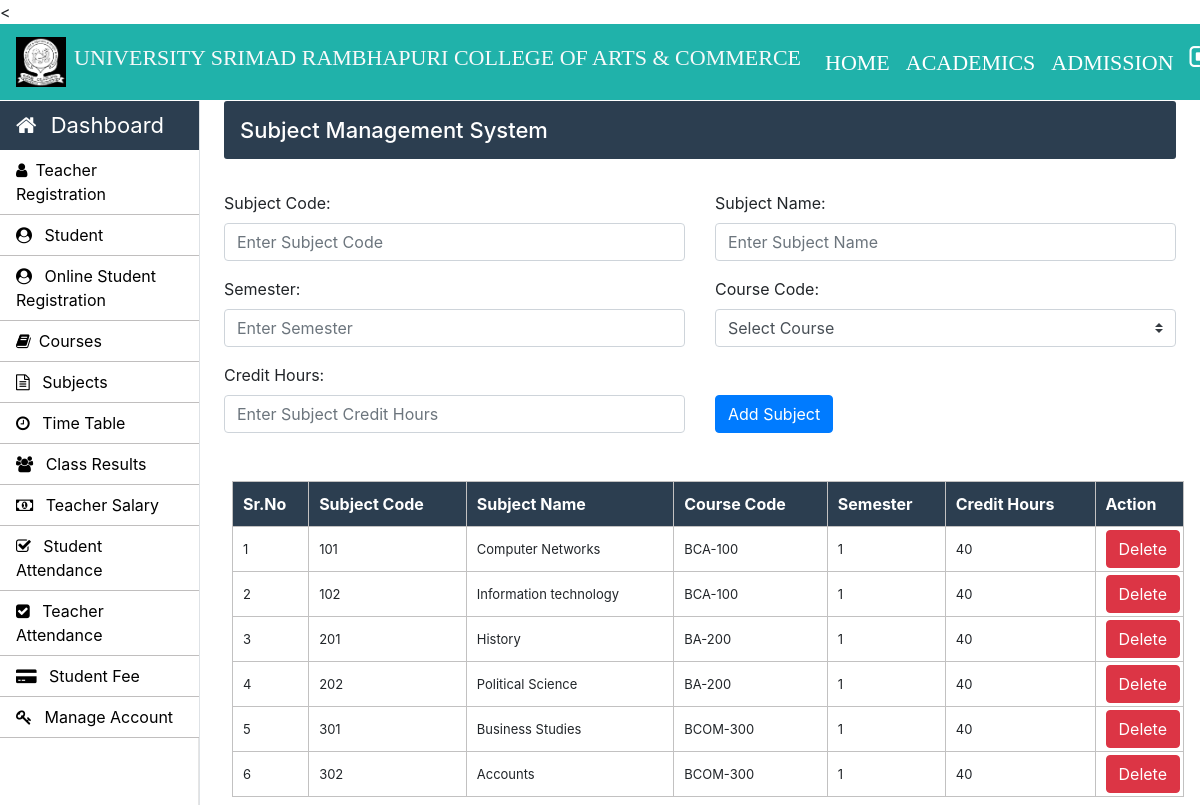
/Admin/subjects.php (signed in), run on the app's committed database.
### tables this page shows
CREATE TABLE `course_subjects` (
  `subject_code` varchar(10) NOT NULL,
  `subject_name` varchar(50) NOT NULL,
  `course_code` varchar(10) NOT NULL,
  `semester` int(10) NOT NULL,
  `credit_hours` int(5) NOT NULL
);

### Admin/subjects.php (the view, shortened to what this page needs)
<?php
		require_once "../connection/connection.php";
	?>
<!doctype html>
<html lang="en">
	<head>
	</head>
	<body>
		<?php include('../common/common-header.php') ?>
		<?php include('../common/admin-sidebar.php') ?>
		<main role="main" class="col-xl-10 col-lg-9 col-md-8 ml-sm-auto px-md-4 mb-2 w-100">
			<div class="sub-main">
				<div class="bar-margin text-center d-flex flex-wrap flex-md-nowrap pt-3 pb-2 mb-3 text-white admin-dashboard pl-3">
					<h4>Subject Management System </h4>
				</div>
				<div class="row">
					<div class="col-md-12">
						<form action="subjects.php" method="post">
							<div class="row mt-3">
								<div class="col-md-6">
									<div class="form-group">
										<label for="exampleInputEmail1">Subject Code: </label>
										<input type="text" name="subject_code" class="form-control" required placeholder="Enter Subject Code" required>
									</div>
								</div>
								<div class="col-md-6">
									<div class="form-group">
										<label for="exampleInputPassword1">Subject Name:</label>
										<input type="text" name="subject_name" class="form-control" required placeholder="Enter Subject Name" required>
									</div>
								</div>
							</div>
							<div class="row">
								<div class="col-md-6">
									<div class="form-group">
										<label for="exampleInputPassword1">Semester:</label>
										<input type="text" name="semester" class="form-control" required placeholder="Enter Semester" required>
									</div>
								</div>
								<div class="col-md-6">
									<div class="form-group">
										<label for="exampleInputEmail1">Course Code:</label>
										<select class="browser-default custom-select" name="course_code">
											<option >Select Course</option>
										</select>
									</div>
								</div>
							</div>
							<div class="row">
								<div class="col-md-6">
									<div class="form-group">
										<label for="exampleInputPassword1">Credit Hours:</label>
										<input type="number" name="credit_hours" class="form-control"  placeholder="Enter Subject Credit Hours" required>
									</div>
								</div>
								<div class="col-md-6 mt-4">
									<div class="form-group pt-2">
										<input type="submit" name="sub" value="Add Subject" class="btn btn-primary">
									</div>
								</div>
							</div>
						</form>
					</div>
				</div>
				<div class="row">
					<div class="col-md-12 ml-2">
						<section class="mt-3">
							<table class="w-100 table-elements table-three-tr" cellpadding="3">
								<tr class="table-tr-head table-three text-white">
									<th>Sr.No</th>
									<th>Subject Code</th>
									<th>Subject Name</th>
									<th>Course Code</th>
									<th>Semester</th>
									<th>Credit Hours</th>
									<th>Action</th>
								</tr>
								<?php
									$sr=1;
									$query="select subject_code,subject_name,course_code,semester,credit_hours from course_subjects";
									$run=mysqli_query($con,$query);
									while($row=mysqli_fetch_array($run)) {
									echo	"<tr>";
									echo	"<td>".$sr++."</td>";
									echo	"<td>".$row['subject_code']."</td>";
									echo	"<td>".$row['subject_name']."</td>";
									echo	"<td>".$row['course_code']."</td>";
									echo	"<td>".$row['semester']."</td>";
									echo	"<td>".$row['credit_hours']."</td>";
									echo	"<td width='20'><a class='btn btn-danger' href=delete-function.php?subject_code=".$row['subject_code'].">Delete</a></td>";
									echo	"</tr>";
									}
								?>
							</table>
						</section>
					</div>
				</div>
			</div>
		</main>
	</body>
</html>

### Css/style.css (style rules this page uses)
h4 { font-size: 22px; }
.admin-dashboard { margin-top: 1px !important; background: #2c3e50 !important; border-radius: 3px; }
.table-elements tr, td, th { font-size: 13px; border: 1px solid rgb(194, 193, 193); padding-left: 10px !important; }
.table-three { background: #2c3e50 !important; }
.table-tr-head { height: 45px !important; padding: 10px !important; margin-top: 5px !important; }
.table-font-for-transcript td, th { font-size: 16px !important; }

### data on the page
course_subjects: subject_code "101", subject_name "Computer Networks", course_code "BCA-100", semester "1", credit_hours "40"
course_subjects: subject_code "102", subject_name "Information technology", course_code "BCA-100", semester "1", credit_hours "40"
course_subjects: subject_code "201", subject_name "History", course_code "BA-200", semester "1", credit_hours "40"
course_subjects: subject_code "202", subject_name "Political Science", course_code "BA-200", semester "1", credit_hours "40"
course_subjects: subject_code "301", subject_name "Business Studies", course_code "BCOM-300", semester "1", credit_hours "40"
course_subjects: subject_code "302", subject_name "Accounts", course_code "BCOM-300", semester "1", credit_hours "40"
